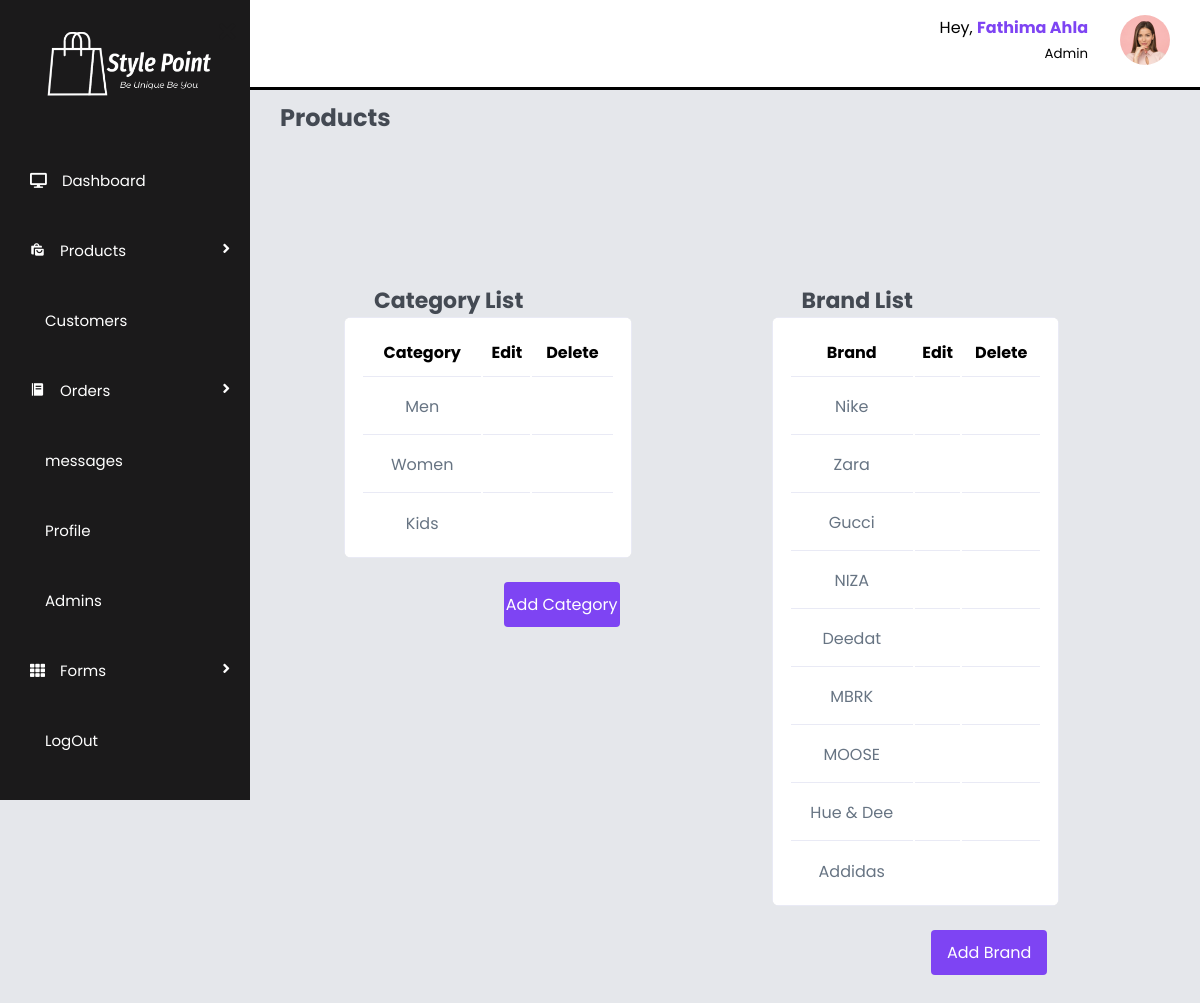
/admin/manage_produts.php (signed in), run on the app's committed database.
### tables this page shows
CREATE TABLE `category` (
  `cat_ID` int(100) NOT NULL,
  `category` varchar(100) NOT NULL
);

CREATE TABLE `brand` (
  `brand_ID` int(100) NOT NULL,
  `brand_name` varchar(100) NOT NULL
);

### admin/manage_produts.php (the view, shortened to what this page needs)
<?php
include '../components/connect.php';
?>
<!DOCTYPE html>
<html lang="en">
    <head>
        <link rel="stylesheet" href="https://cdn.jsdelivr.net/npm/swiper@9/swiper-bundle.min.css"/>
        <link rel="stylesheet" href="../css/admin_style.css">
        <link href="https://cdn.jsdelivr.net/npm/remixicon@3.2.0/fonts/remixicon.css" rel="stylesheet">
        <link href='https://unpkg.com/boxicons@2.1.4/css/boxicons.min.css' rel='stylesheet'>
        <link rel="stylesheet" href="https://cdnjs.cloudflare.com/ajax/libs/font-awesome/5.15.1/css/all.min.css">
    </head>
    <body>
        <?php include '../components/admin_menu.php';?>
        <section id="interface">
            <?php include '../components/admin_nav.php';?>
                <h3 class="main_heading">Products</h3>
                <div class="category_list">
                <div class="cat">
                    <h3 class="heading">Category List</h3>
                    <div class="category">
                        <table>
                                <thead>
                                    <tr>
                                        <th>Category</th>
                                        <th>Edit</th>
                                        <th>Delete</th>
                                    </tr>
                                </thead>
                                <tbody>
                                <?php
                                    $show__category = $conn->prepare("SELECT * FROM `category`");
                                    $show__category->execute();
                                    if($show__category->rowCount() > 0){
                                       while($fetch_category = $show__category->fetch(PDO::FETCH_ASSOC)){
                                ?>
                                    <tr>
                                        <td><?= $fetch_category['category']; ?></td>
                                        <td>
                                            <a href="update_category.php?update_category=<?= $fetch_category['cat_ID'];?>" class="ri-pencil-fill action__icon edit"></a>
                                        </td>
                                        <td>
                                            <a href="manage_produts.php?delete=<?= $fetch_category['cat_ID']; ?>" class="ri-delete-bin-line action__icon delete" onclick="return confirm('delete this account?');"></a>
                                        </td>
                                    </tr>
                                    <?php
                                        }
                                    }else{
                                        echo '<p class="empty"> No Products Added Yet!</p>';
                                    }
                                    ?>
                                </tbody>
                        </table>
                    </div>
                    <div class="cat-btn">
                        <a href="add_category.php" name="add_category" class="btn-succes-cat">Add Category</a>
                    </div>
                    </div>
                <div class="cat">
                    <h3 class="heading">Brand List</h3>
                    <div class="category">
                        <table>
                                <thead>
                                    <tr>
                                        <th>Brand</th>
                                        <th>Edit</th>
                                        <th>Delete</th>
                                    </tr>
                                </thead>
                                <tbody>
                                <?php
                                    $show__brand = $conn->prepare("SELECT * FROM `brand`");
                                    $show__brand->execute();
                                        if($show__brand->rowCount() > 0){
                                           while($fetch_brand = $show__brand->fetch(PDO::FETCH_ASSOC)){
                                ?>
                                    <tr>
                                        <td><?= $fetch_brand['brand_name']; ?></td>
                                        <td>
                                            <a href="update_brand.php?update_brand=<?= $fetch_brand['brand_ID']; ?>" class="ri-pencil-fill action__icon edit"></a>
                                        </td>
                                        <td>
                                            <a href="manage_produts.php?delete_brand=<?= $fetch_brand['brand_ID']; ?>" class="ri-delete-bin-line action__icon delete" onclick="return confirm('delete this account?');"></a>
                                        </td>
                                    </tr>
                                <?php
                                        }
                                    }else{
                                        echo '<p class="empty"> No Products Added Yet!</p>';
                                     }
                                ?>
                                </tbody>
                        </table>
                    </div>
                    <div class="cat-btn">
                        <a href="add_brand.php" name="add_brand" class="btn-succes-cat">Add Brand</a>
                    </div>
                </div>
                </div>
        </section>
    </body>
</html>

### components/admin_nav.php (shortened to what this page needs)
<div class="navigation">
    <div class="top">
        <?php
            $admin_id = $_SESSION['admin_id'];
            $select_profile = $conn->prepare("SELECT * FROM `admin` WHERE admin_ID = ?");
            $select_profile->execute([$admin_id]);
            if($select_profile->rowCount() > 0){
                $fetch_profile = $select_profile->fetch(PDO::FETCH_ASSOC);
        ?>
        <div class="profile">
            <div class="info">
                <p>Hey, <b><?= $fetch_profile['admin_Name']; ?></b></p>
                <small class="text-muted">Admin</small>
            </div>
        </div>
        <div class="profile-photo">
            <img src="../uploaded_img/<?= $fetch_profile['image']; ?>">
        </div>
        <?php
            }
        ?>
    </div>
</div>

### css/admin_style.css (style rules this page uses)
:root { --main-color: hsl(260, 88%, 61%); --color-primary: #7380ec; --color-danger: #ff7782; --color-success: #41f1b6; --color-warning: #ffbb55; --color-white: #fff; --color-info-dark: #7d8da1; --color-info-light: #dce1eb; --color-dark: #363949; --color-light: rgba(132, 139, 200, 0.18); --color-primary-variant: #111e88; --color-dark-variant: #677483; --color-background: #f6f6f9; --card-border-radius: 2rem; --border-radius-1: 0.4rem; --border-radius-2: 0.8rem; --border-radius-3: 1.2rem; --card-padding: 1.8rem; --padding: 1.2rem; --box-shadow: 0 2rem 3rem var(--color-light); --container-color: #fff; --first-color: hsl(var(--hue), 88%, 58%); --title-color: hsl(250, 8%, 15%); --first-color-alt: hsl(var(--hue), 88%, 58%); --small-font-size: 1rem; --h3-font-size: 1.25rem; --font-medium: 500; --mb-1: 1rem; --z-fixed: 100; }
* { margin: 0; padding: 0; box-sizing: border-box; font-family: 'Poppins',sans-serif; }
body { width: 100%; min-height: 100vh; background: #E5E7EB; position: relative; display: flex; background-size: cover; background-position: center; }
#interface { width: calc(100% - 250px); margin-left: 250px; position: relative; }
#interface .navigation { display: flex; align-items: center; justify-content: space-between; background: #fff; padding: 15px 30px; border-bottom: 3px solid black; position: fixed; width: calc(100% - 250px); }
#interface .navigation .top { display: flex; justify-content: end; gap: 2rem; }
#interface .top .profile { display: flex; gap: 2rem; text-align: right; }
#interface .top .profile .info b { color: var(--main-color); }
#interface .top img { width: 50px; height: auto; border-radius: 50%; }
.main_heading { color: #444a53; padding: 30px 30px 0 30px; font-size: 24px; font-weight: 700; margin-top: 70px; }
.heading { color: #444a53; padding: 0 30px 0 30px; font-size: 22px; font-weight: 700; margin-top: 70px; }
.category_list { display: grid; grid-template-columns: repeat(2, 1fr); margin: 15px 0 30px 30px; width: 90%; }
.cat { padding: 4rem; }
.category { width: 96%; overflow: auto; background: #fff; border-radius: 8px; }
.category table { width: 100%; padding: 4px 16px; text-align: center; box-shadow: var(--box-shadow); transition: all 300ms ease; border: 1px solid var(--color-light); }
.category table thead tr th { border-bottom: 1px solid var(--color-light); padding: 1rem 0 .7rem 0; height: 2.8rem; }
.category table tr td { height: 3.5rem; border-bottom: 1px solid var(--color-light); color: var(--color-dark-variant); }
.category table tbody tr:last-child td { border: none; }
.cat-btn { text-align: end; padding-top: 1.5rem; margin-right: 1.5rem; }
.btn-succes-cat { text-decoration: none; padding-top: .6rem; display: inline-block; background: var(--main-color); cursor: pointer; border: none; color: #fff; border-radius: .25rem .25rem .25rem .25rem; width: 42%; height: 45px; font-size: var(--smaller-font-size); text-align: center; padding-bottom: .8rem; }
.action__icon { text-decoration: none; font-size: 1.2rem; cursor: pointer; height: 40px; width: 25%; text-align: center; padding: .8rem; }
.delete { color: rgb(182, 36, 36); }
.edit { color: #079338; background: transparent; outline: none; border: none; }

### data on the page
category: category "Men"
category: category "Women"
category: category "Kids"
brand: brand_name "Nike"
brand: brand_name "Zara"
brand: brand_name "Gucci"
brand: brand_name "NIZA"
brand: brand_name "Deedat"
brand: brand_name "MBRK"
brand: brand_name "MOOSE"
brand: brand_name "Hue & Dee"
brand: brand_name "Addidas"

### other printed values
$fetch_profile['admin_Name'] "Fathima Ahla"
